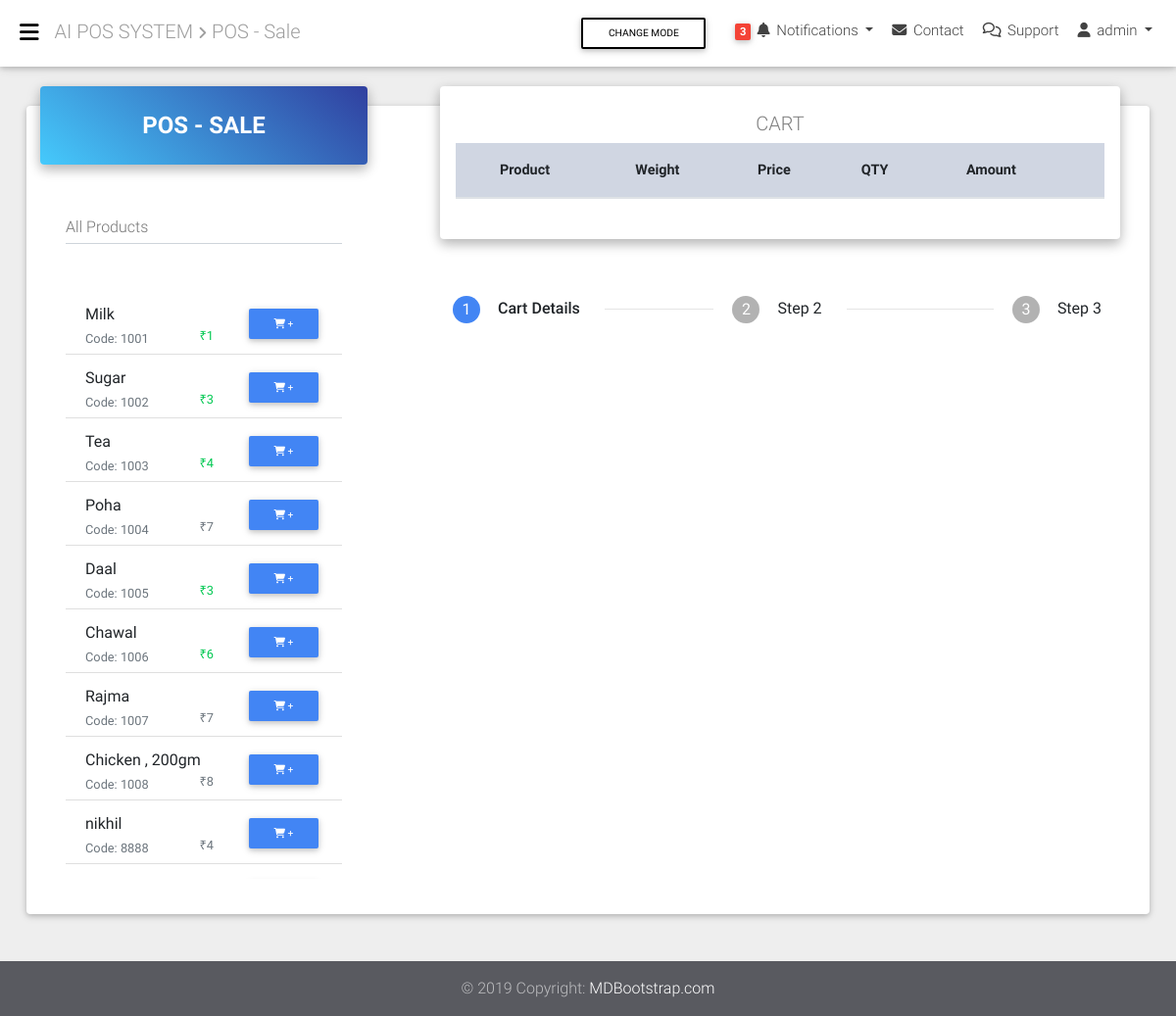
Page /pos/ (signed in) on the earlier database version.
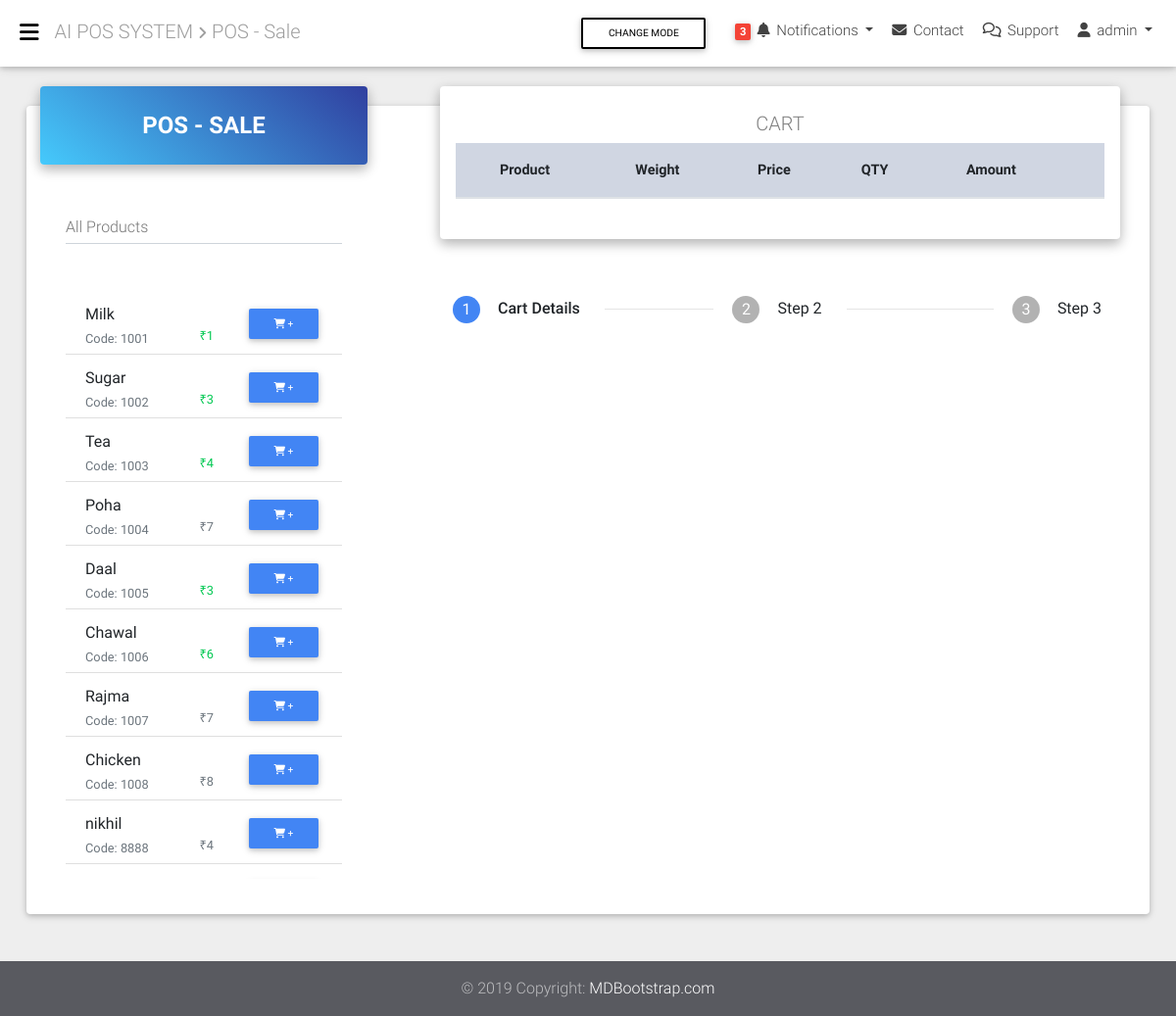
Same page on the later database version.
### accounts/models.py (models this page shows, shortened)
class User(AbstractBaseUser):
    email = models.EmailField(verbose_name="email", max_length=60, unique=True)
    username = models.CharField(max_length=30, unique=True)
    firstname = models.CharField(max_length=30)
    lastname = models.CharField(max_length=30)
    phone = models.CharField(max_length=20)
    date_joined = models.DateTimeField(verbose_name="date joined", auto_now_add=True)
    last_login = models.DateTimeField(verbose_name="last login", auto_now=True)
    is_admin = models.BooleanField(default=False)
    is_active = models.BooleanField(default=True)
    is_staff = models.BooleanField(default=False)
    is_superuser = models.BooleanField(default=False)
    USERNAME_FIELD = 'username'
    REQUIRED_FIELDS = ['email', 'firstname', 'lastname']
    objects = UserManager()
    class Meta:
        db_table = "users"
        verbose_name = "user"
        verbose_name_plural = "users"
    def __str__(self):
        return '{} {}'.format(self.firstname, self.lastname)

### inventory/models.py (models this page shows, shortened)
class Product(models.Model):
    """
        IN CASE YOU EVER FUCK UP MIGRATIONS AND YOU HAVE TO ADD SOME FIELDS BUT YOU DELETED OLD MIGRATIONS HISTORY->

        FIRST COMMENT NEW FIELDS AN RUN MIGRATIONS WITH DB CURRENT STATE -> RUN
        $ python manage.py makemigrations
        $ python manage.py migrate appname --fake-initial

        IF RAN SMOOTHLY THEN UNCOMMENT NEW FIELDS AND RUN BELOW LINES.
        $ python manage.py makemigrations
        $ python manage.py migrate

    """
    product_code = models.CharField(primary_key=True, max_length=20)
    name = models.CharField(max_length=100)
    cost = models.FloatField()
    mrp = models.FloatField()
    discount_price = models.FloatField(blank=True, null=True)
    discount_percentage = models.FloatField(blank=True, null=True)
    quantity_unit = models.CharField(max_length=9, choices=Quantity_unit, default="PCS", blank=True, null=True)
    quantity = models.IntegerField(blank=True, null=True)
    weight = models.IntegerField(blank=True, null=True)
    weight_unit = models.CharField(max_length=9, choices=Weight_unit, default="", blank=True, null=True)
    expiry_date = models.DateField(blank=True, null=True)
    company = models.CharField(max_length=100, blank=True, null=True)
    description = models.TextField(blank=True, null=True)
    category = models.ManyToManyField('ProductCategories', blank=True)
    rack_number = models.CharField(max_length=100, blank=True, null=True)

### pos/views.py (the view)
# urls.py: path('', pos_homeView, name='pos-home'),
@login_required
def pos_homeView(request):
    all_products = Product.objects.all()
    if request.user.is_authenticated:
        customer = request.user
        order, created = Order.objects.get_or_create(customer=customer, complete=False)
        cart_items = order.orderitem_set.all()
        context = {
            'all_products': all_products,
            'order': order,
            'cart_items': cart_items
        }
    else:
        context = {
            'all_products': all_products,
            'order': [],
            'cart_items': []
        }
    return render(request, 'pos/pos.html', context)

### pos/templatetags/pos_tags.py (called while the page is built)
@register.filter(name='price_format')
def price_format(num):
    try:
        if num % 1 == 0:
            return int(num)
        else:
            return num
    except:
        return num

### templates/pos/pos.html (shortened to what this page needs)
{% extends 'base.html' %}
{% load static %}
{% load pos_tags %}
{% block page-title %}
    <i class="fas fa-angle-right align-middle fa-xs"></i> POS - Sale
{% endblock %}
{% block content %}
    <section class="mb-5">
        <div class="card card-cascade narrower">
            <section class="pb-3">
                <div class="row">
                    <div class="col-xl-4 col-md-12 mr-0">
                        <div class="view view-cascade gradient-card-header blue-gradient lighten-1">
                            <h4 class="h4-responsive mb-0 font-weight-bold">POS - SALE</h4>
                        </div>
                        <div class="card-body card-body-cascade pb-0">
                            <div class="row card-body pt-3">
                                <div class="col-md-12">
                                    <div class="">
                                        <div class="md-form mt-1">
                                            <input type="text" id="AllProductList" class="form-control">
                                            <label for="AllProductList">All Products</label>
                                        </div>
                                        <br>
                                        <ul class="list-group list-group-flush overflow-auto " id="AllProductListLi"
                                            style="max-height: 600px;">
                                            {% for p in all_products %}
                                                <li class="list-group-item">
                                                    <div class="row pt-2 ">
                                                        <div class="col">
                                                            <div>{{ p.name|truncatechars:25 }}
                                                                {% if p.weight %}, {{ p.weight }}
                                                                {% endif %}
                                                            </div>
                                                            <div class="row">
                                                                <div class="col">
                                                                    <span class="align-middle text-muted small">Code: {{ p.product_code }}</span>
                                                                </div>
                                                                <div class="col-auto">
                                                                <span class="align-middle text-muted small float-right">
                                                                    {% if p.discount_price < p.mrp %}
                                                                        <span class="text-success">
                                                                            ₹{{ p.discount_price|price_format }}
                                                                        </span>
                                                                    {% else %}
                                                                        <span>
                                                                            ₹{{ p.discount_price|price_format }}
                                                                        </span>
                                                                    {% endif %}
                                                                </span>
                                                                </div>
                                                            </div>
                                                        </div>
                                                        <div class="col-auto">
                                                            <button type="button"
                                                                    onclick="updateUserOrder({{ p.product_code }}, 'add')"
                                                                    class="btn btn-primary btn-sm mr-1"><i
                                                                    class="fas fa-shopping-cart"></i> +
                                                            </button>
                                                        </div>
                                                    </div>
                                                </li>
                                            {% endfor %}
                                        </ul>
                                    </div>
                                </div>
                            </div>
                        </div>
                    </div>
                    <div class="col-xl-8 col-md-12 mb-4">
                        <div class="view view-cascade gradient-card-header white">
                            <h5 class="text-black-50"> CART </h5>
                            <div class="table-responsive">
                                <table class="table product-table table-cart-v-2">
                                    <thead class="mdb-color lighten-5">
                                    <tr>
                                        <th class="font-weight-bold">
                                            <strong>Product</strong>
                                        </th>
                                        <th class="font-weight-bold">
                                            <strong>Weight</strong>
                                        </th>
                                        <th class="font-weight-bold">
                                            <strong>Price</strong>
                                        </th>
                                        <th class="font-weight-bold">
                                            <strong>QTY</strong>
                                        </th>
                                        <th class="font-weight-bold">
                                            <strong>Amount</strong>
                                        </th>
                                        <th></th>
                                    </tr>
                                    </thead>
                                </table>
                            </div>
                        </div>
                        <div class="container pt-5 px-4">
                            <ul class="stepper horizontal" id="horizontal-stepper">
                                <li class="step active">
                                    <div class="step-title waves-effect waves-dark">Cart Details</div>
                                </li>
                                <li class="step">
                                    <div class="step-title waves-effect waves-dark">Step 2</div>
                                </li>
                                <li class="step">
                                    <div class="step-title waves-effect waves-dark">Step 3</div>
                                </li>
                            </ul>
                        </div>
                    </div>
                </div>
            </section>
        </div>
    </section>
{% endblock %}

### templates/base.html (shortened to what this page needs)
{% load static %}
<!DOCTYPE html>
<html lang="en">
<head>
    <link rel="stylesheet" href="{% static 'css/bootstrap.css' %}">
    <link rel="stylesheet" href="{% static 'css/mdb.css' %}">
    <link rel="stylesheet" href="{% static 'css/steppers.min.css' %}">
</head>
<body class="fixed-sn white-skin">
    <header>
    <nav class="navbar fixed-top navbar-expand-lg scrolling-navbar double-nav">
        <div class="float-left">
            <a href="#" data-activates="slide-out" class="button-collapse black-text"><i class="fas fa-bars"></i></a>
        </div>
        <div class="breadcrumb-dn mr-auto ml-3">
            <h5 class="pt-1 grey-text"> AI POS SYSTEM
                {% block page-title %}
                {% endblock %}
            </h5>
        </div>
        <div class="d-flex change-mode">
            <div class="ml-auto mb-0 mr-3 change-mode-wrapper">
                <button class="btn btn-outline-black btn-sm" id="dark-mode">Change Mode</button>
            </div>
            <ul class="nav navbar-nav nav-flex-icons ml-auto">
                <li class="nav-item dropdown notifications-nav">
                    <a class="nav-link dropdown-toggle waves-effect" id="navbarDropdownMenuLink" data-toggle="dropdown"
                       aria-haspopup="true" aria-expanded="false">
                        <span class="badge red">3</span> <i class="fas fa-bell"></i>
                        <span class="d-none d-md-inline-block">Notifications</span>
                    </a>
                </li>
                <li class="nav-item">
                    <a class="nav-link waves-effect"><i class="fas fa-envelope"></i> <span
                            class="clearfix d-none d-sm-inline-block">Contact</span></a>
                </li>
                <li class="nav-item">
                    <a class="nav-link waves-effect"><i class="far fa-comments"></i> <span
                            class="clearfix d-none d-sm-inline-block">Support</span></a>
                </li>
                <li class="nav-item dropdown">
                    {% if user.is_authenticated %}
                        <a class="nav-link dropdown-toggle waves-effect" href="#" id="userDropdown"
                           data-toggle="dropdown"
                           aria-haspopup="true" aria-expanded="false">
                            <i class="fas fa-user"></i> <span
                                class="clearfix d-none d-sm-inline-block">{{ user.username }}</span>
                        </a>
                    {% endif %}
                </li>
            </ul>
        </div>
    </nav>
</header>
    <main>
    <div class="container-fluid">
        {% block content %}
        {% endblock %}
    </div>
</main>
<footer class="page-footer pt-0 mt-5">
    <div class="footer-copyright py-3 text-center">
        <div class="container-fluid">
            © 2019 Copyright: <a href="https://mdbootstrap.com/education/bootstrap/" target="_blank">
            MDBootstrap.com </a>
        </div>
    </div>
</footer>
</body>
</html>

Differences in the rows shown:
changed Product "Chicken": weight "200gm" → (not shown)
